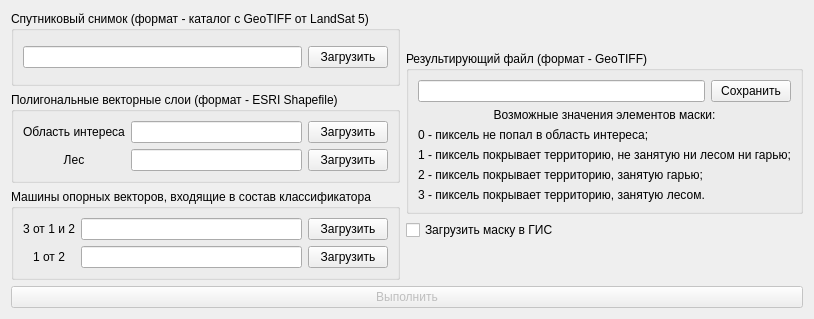
       <widget class="QWidget" name="tab_2">
        <attribute name="title">
         <string>Формирование карты гарей лесного массива</string>
        </attribute>
        <layout class="QGridLayout" name="gridLayout_12">
         <item row="0" column="0">
          <layout class="QHBoxLayout" name="horizontalLayout_20">
           <item>
            <layout class="QVBoxLayout" name="verticalLayout_35">
             <item>
              <widget class="QGroupBox" name="groupBox_15">
               <property name="title">
                <string>Спутниковый снимок (формат - каталог с GeoTIFF от LandSat 5)</string>
               </property>
               <layout class="QGridLayout" name="gridLayout_18">
                <item row="0" column="0">
                 <layout class="QHBoxLayout" name="horizontalLayout_30">
                  <item>
                   <widget class="QLineEdit" name="prepare_3">
                    <property name="focusPolicy">
                     <enum>Qt::NoFocus</enum>
                    </property>
                    <property name="readOnly">
                     <bool>true</bool>
                    </property>
                   </widget>
                  </item>
                  <item>
                   <widget class="QPushButton" name="prepare_3_load">
                    <property name="text">
                     <string>Загрузить</string>
                    </property>
                   </widget>
                  </item>
                 </layout>
                </item>
               </layout>
              </widget>
             </item>
             <item>
              <widget class="QGroupBox" name="groupBox_16">
               <property name="title">
                <string>Полигональные векторные слои (формат - ESRI Shapefile)</string>
               </property>
               <layout class="QGridLayout" name="gridLayout_20">
                <item row="0" column="0">
                 <layout class="QHBoxLayout" name="horizontalLayout_38">
                  <item>
                   <layout class="QVBoxLayout" name="verticalLayout_39">
                    <item>
                     <widget class="QLabel" name="label_33">
                      <property name="text">
                       <string>Область интереса</string>
                      </property>
                      <property name="alignment">
                       <set>Qt::AlignCenter</set>
                      </property>
                     </widget>
                    </item>
                    <item>
                     <widget class="QLabel" name="label_34">
                      <property name="text">
                       <string>Лес</string>
                      </property>
                      <property name="alignment">
                       <set>Qt::AlignCenter</set>
                      </property>
                     </widget>
                    </item>
                   </layout>
                  </item>
                  <item>
                   <layout class="QVBoxLayout" name="verticalLayout_40">
                    <item>
                     <layout class="QHBoxLayout" name="horizontalLayout_39">
                      <item>
                       <widget class="QLineEdit" name="aoi_3">
                        <property name="focusPolicy">
                         <enum>Qt::NoFocus</enum>
                        </property>
                        <property name="readOnly">
                         <bool>true</bool>
                        </property>
                       </widget>
                      </item>
                      <item>
                       <widget class="QPushButton" name="aoi_3_load">
                        <property name="text">
                         <string>Загрузить</string>
                        </property>
                       </widget>
                      </item>
                     </layout>
                    </item>
                    <item>
                     <layout class="QHBoxLayout" name="horizontalLayout_40">
                      <item>
                       <widget class="QLineEdit" name="forest_3">
                        <property name="focusPolicy">
                         <enum>Qt::NoFocus</enum>
                        </property>
                        <property name="readOnly">
                         <bool>true</bool>
                        </property>
                       </widget>
                      </item>
                      <item>
                       <widget class="QPushButton" name="forest_3_load">
                        <property name="text">
                         <string>Загрузить</string>
                        </property>
                       </widget>
                      </item>
                     </layout>
                    </item>
                   </layout>
                  </item>
                 </layout>
                </item>
               </layout>
              </widget>
             </item>
             <item>
              <widget class="QGroupBox" name="groupBox_18">
               <property name="title">
                <string>Машины опорных векторов, входящие в состав классификатора</string>
               </property>
               <layout class="QGridLayout" name="gridLayout_22">
                <item row="0" column="0">
                 <layout class="QHBoxLayout" name="horizontalLayout_44">
                  <item>
                   <layout class="QVBoxLayout" name="verticalLayout_43">
                    <item>
                     <widget class="QLabel" name="label_37">
                      <property name="text">
                       <string>3 от 1 и 2</string>
                      </property>
                      <property name="alignment">
                       <set>Qt::AlignCenter</set>
                      </property>
                     </widget>
                    </item>
                    <item>
                     <widget class="QLabel" name="label_38">
                      <property name="text">
                       <string>1 от 2</string>
                      </property>
                      <property name="alignment">
                       <set>Qt::AlignCenter</set>
                      </property>
                     </widget>
                    </item>
                   </layout>
                  </item>
                  <item>
                   <layout class="QVBoxLayout" name="verticalLayout_44">
                    <item>
                     <layout class="QHBoxLayout" name="horizontalLayout_45">
                      <item>
                       <widget class="QLineEdit" name="svm_123_3">
                        <property name="focusPolicy">
                         <enum>Qt::NoFocus</enum>
                        </property>
                        <property name="readOnly">
                         <bool>true</bool>
                        </property>
                       </widget>
                      </item>
                      <item>
                       <widget class="QPushButton" name="svm_123_3_load">
                        <property name="text">
                         <string>Загрузить</string>
                        </property>
                       </widget>
                      </item>
                     </layout>
                    </item>
                    <item>
                     <layout class="QHBoxLayout" name="horizontalLayout_46">
                      <item>
                       <widget class="QLineEdit" name="svm_12_3">
                        <property name="focusPolicy">
                         <enum>Qt::NoFocus</enum>
                        </property>
                        <property name="readOnly">
                         <bool>true</bool>
                        </property>
                       </widget>
                      </item>
                      <item>
                       <widget class="QPushButton" name="svm_12_3_load">
                        <property name="text">
                         <string>Загрузить</string>
                        </property>
                       </widget>
                      </item>
                     </layout>
                    </item>
                   </layout>
                  </item>
                 </layout>
                </item>
               </layout>
              </widget>
             </item>
            </layout>
           </item>
           <item>
            <layout class="QVBoxLayout" name="verticalLayout_20">
             <item>
              <spacer name="verticalSpacer_5">
               <property name="orientation">
                <enum>Qt::Vertical</enum>
               </property>
               <property name="sizeHint" stdset="0">
                <size>
                 <width>20</width>
                 <height>40</height>
                </size>
               </property>
              </spacer>
             </item>
             <item>
              <widget class="QGroupBox" name="groupBox_17">
               <property name="title">
                <string>Результирующий файл (формат - GeoTIFF)</string>
               </property>
               <layout class="QGridLayout" name="gridLayout_21">
                <item row="0" column="0">
                 <layout class="QVBoxLayout" name="verticalLayout_31">
                  <item>
                   <layout class="QHBoxLayout" name="horizontalLayout_42">
                    <item>
                     <widget class="QLineEdit" name="dst_3">
                      <property name="focusPolicy">
                       <enum>Qt::NoFocus</enum>
                      </property>
                      <property name="readOnly">
                       <bool>true</bool>
                      </property>
                     </widget>
                    </item>
                    <item>
                     <widget class="QPushButton" name="dst_3_save">
                      <property name="text">
                       <string>Сохранить</string>
                      </property>
                     </widget>
                    </item>
                   </layout>
                  </item>
                  <item>
                   <widget class="QLabel" name="label_41">
                    <property name="text">
                     <string>Возможные значения элементов маски:</string>
                    </property>
                    <property name="alignment">
                     <set>Qt::AlignCenter</set>
                    </property>
                   </widget>
                  </item>
                  <item>
                   <widget class="QLabel" name="label_39">
                    <property name="text">
                     <string>0 - пиксель не попал в область интереса;</string>
                    </property>
                   </widget>
                  </item>
                  <item>
                   <widget class="QLabel" name="label_40">
                    <property name="text">
                     <string>1 - пиксель покрывает территорию, не занятую ни лесом ни гарью;</string>
                    </property>
                   </widget>
                  </item>
                  <item>
                   <widget class="QLabel" name="label_35">
                    <property name="text">
                     <string>2 - пиксель покрывает территорию, занятую гарью;</string>
                    </property>
                   </widget>
                  </item>
                  <item>
                   <widget class="QLabel" name="label_36">
                    <property name="text">
                     <string>3 - пиксель покрывает территорию, занятую лесом.</string>
                    </property>
                   </widget>
                  </item>
                 </layout>
                </item>
               </layout>
              </widget>
             </item>
             <item>
              <widget class="QCheckBox" name="is_load_3">
               <property name="text">
                <string>Загрузить маску в ГИС</string>
               </property>
              </widget>
             </item>
             <item>
              <spacer name="verticalSpacer_6">
               <property name="orientation">
                <enum>Qt::Vertical</enum>
               </property>
               <property name="sizeHint" stdset="0">
                <size>
                 <width>20</width>
                 <height>40</height>
                </size>
               </property>
              </spacer>
             </item>
            </layout>
           </item>
          </layout>
         </item>
         <item row="1" column="0">
          <widget class="QPushButton" name="op_3">
           <property name="enabled">
            <bool>false</bool>
           </property>
           <property name="text">
            <string>Выполнить</string>
           </property>
          </widget>
         </item>
        </layout>
       </widget>
